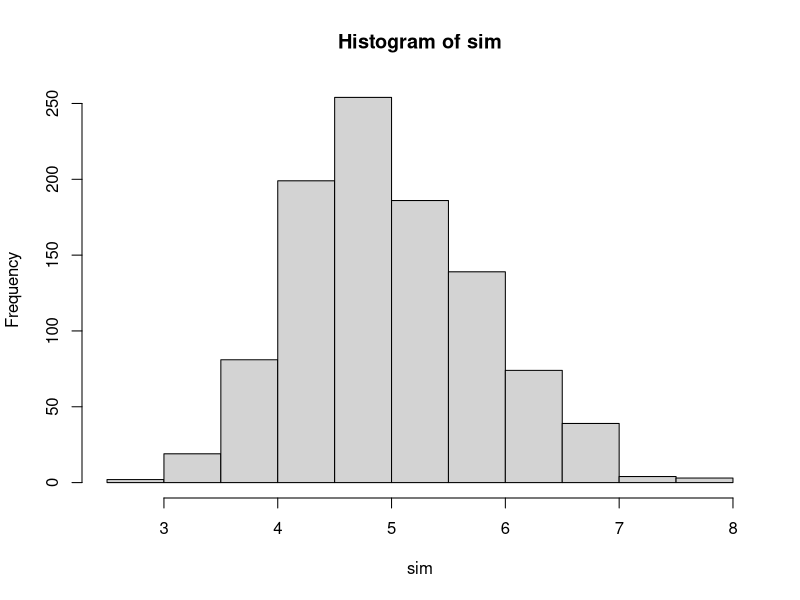
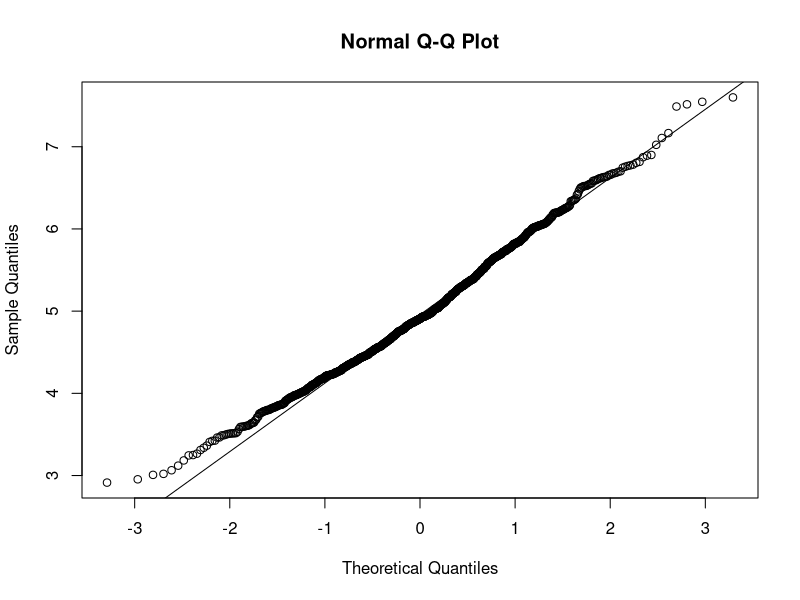

R code for these plots, in order:
## ---- chunk 1
lambda <- 0.2
sim <- replicate(1000,(mean(rexp(40,rate=lambda))))
## ---- chunk 2
theoretical.mean <- 1/lambda
theoretical.mean
sim.mean <- mean(sim)
sim.mean
## ---- chunk 3
theoretical.sd <- (1/lambda)/sqrt(40)
theoretical.var <- theoretical.sd^2
theoretical.var
sim.var <- var(sim)
sim.var

## ---- chunk 4
hist(sim)
## ---- chunk 5
qqnorm(sim)
qqline(sim)
## ---- chunk 6
conf.interval <- theoretical.mean + c(-1,1)*1.96*theoretical.sd
mean(conf.interval[1] < sim & sim < conf.interval[2])
